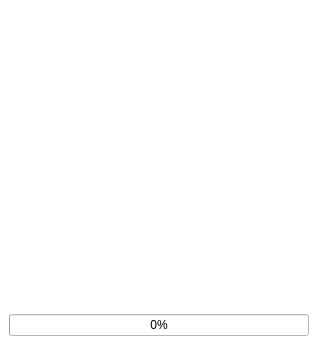
<?xml version="1.0" encoding="UTF-8"?>
<ui version="4.0">
 <class>MainWindow</class>
 <widget class="QMainWindow" name="MainWindow">
  <property name="geometry">
   <rect>
    <x>0</x>
    <y>0</y>
    <width>318</width>
    <height>345</height>
   </rect>
  </property>
  <property name="windowTitle">
   <string>MainWindow</string>
  </property>
  <property name="styleSheet">
   <string notr="true">background-color: rgb(255, 255, 255);</string>
  </property>
  <widget class="QWidget" name="centralwidget">
   <layout class="QGridLayout" name="gridLayout">
    <item row="1" column="0">
     <widget class="QProgressBar" name="progressBar">
      <property name="value">
       <number>0</number>
      </property>
      <property name="textVisible">
       <bool>true</bool>
      </property>
      <property name="invertedAppearance">
       <bool>false</bool>
      </property>
     </widget>
    </item>
    <item row="0" column="0">
     <widget class="QLabel" name="label">
      <property name="sizePolicy">
       <sizepolicy hsizetype="Expanding" vsizetype="Expanding">
        <horstretch>0</horstretch>
        <verstretch>0</verstretch>
       </sizepolicy>
      </property>
      <property name="text">
       <string/>
      </property>
      <property name="pixmap">
       <pixmap>../images/icons/logbook_logo.png</pixmap>
      </property>
      <property name="scaledContents">
       <bool>true</bool>
      </property>
      <property name="alignment">
       <set>Qt::AlignCenter</set>
      </property>
     </widget>
    </item>
   </layout>
  </widget>
 </widget>
 <resources/>
 <connections/>
</ui>
